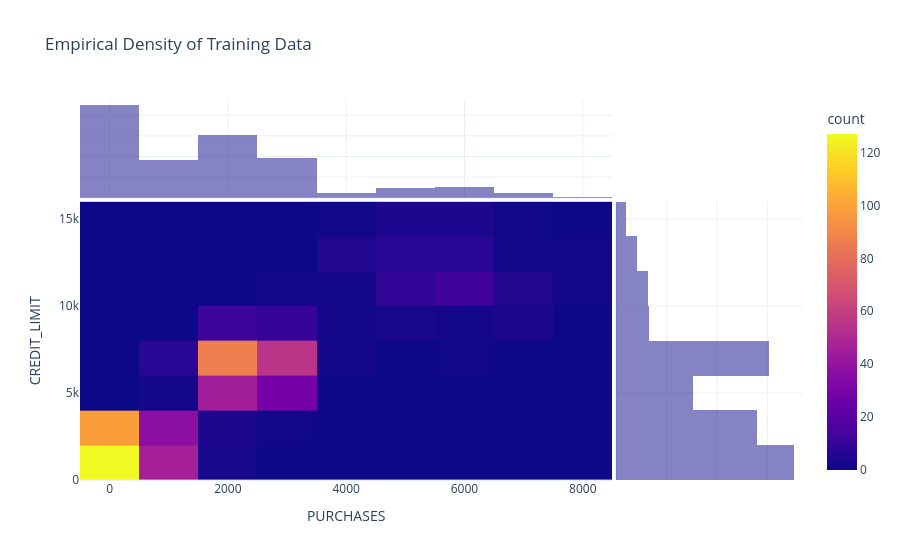
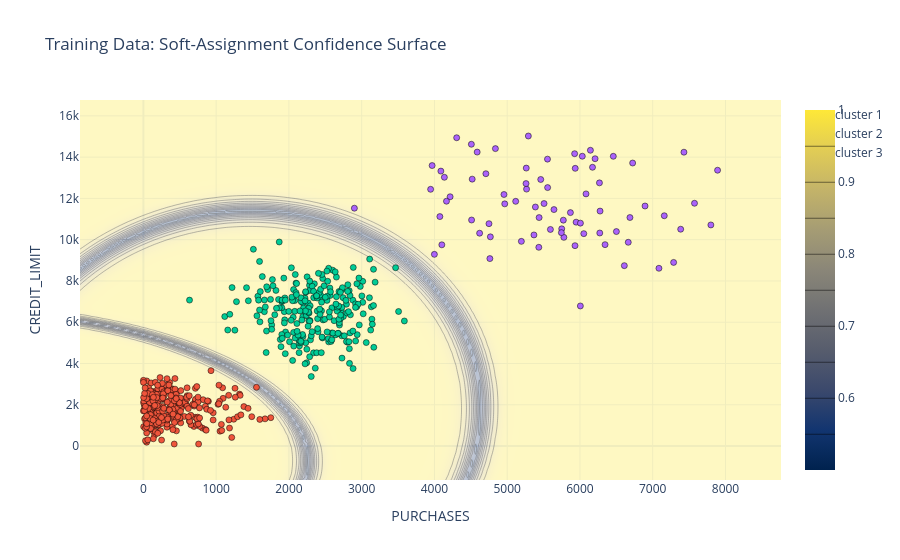
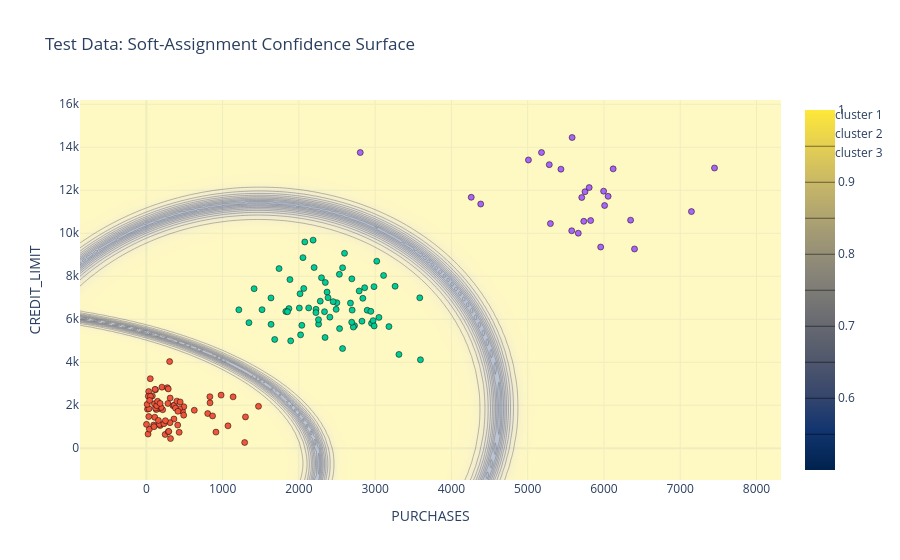

The cell these charts' notebook holds for them, in order:
### Code cell
import numpy as np
import plotly.express as px
import plotly.graph_objects as go
from sklearn.mixture import GaussianMixture
from sklearn.model_selection import train_test_split
from sklearn.preprocessing import StandardScaler


class GMMFinancialSegmenter:
    # Thin wrapper around scikit-learn's GaussianMixture that adds
    # scaling, train/test splitting, out-of-sample scoring, and Plotly
    # visualization of the responsibility surface.

    def __init__(self, n_components=3, random_state=0):
        self.n_components = n_components
        self.scaler = StandardScaler()
        self.gmm = GaussianMixture(
            n_components=n_components, covariance_type="full", random_state=random_state
        )

    def split_and_scale(self, df, feature_cols, test_size=0.2, random_state=0):
        X = df[feature_cols].to_numpy()
        X_train_raw, X_test_raw = train_test_split(X, test_size=test_size, random_state=random_state)
        X_train = self.scaler.fit_transform(X_train_raw)
        X_test = self.scaler.transform(X_test_raw)
        return X_train, X_test

    def fit(self, X_train):
        self.gmm.fit(X_train)
        print(f"Converged: {self.gmm.converged_}  |  EM iterations: {self.gmm.n_iter_}")

    def test_log_likelihood(self, X_test):
        score = self.gmm.score(X_test)   # mean per-sample log-likelihood
        print(f"Average out-of-sample log-likelihood: {score:.4f}")
        return score

    def density_heatmap(self, X_train, feature_cols):
        X_orig = self.scaler.inverse_transform(X_train)
        fig = px.density_heatmap(
            x=X_orig[:, 0], y=X_orig[:, 1],
            labels={"x": feature_cols[0], "y": feature_cols[1]},
            marginal_x="histogram", marginal_y="histogram",
            title="Empirical Density of Training Data",
        )
        fig.update_traces(colorscale="Blues", selector=dict(type="histogram2d"))
        fig.update_layout(template="plotly_white")
        fig.show()

    def _responsibility_surface(self, X):
        pad = 0.5
        x_min, x_max = X[:, 0].min() - pad, X[:, 0].max() + pad
        y_min, y_max = X[:, 1].min() - pad, X[:, 1].max() + pad
        gx, gy = np.meshgrid(np.linspace(x_min, x_max, 180), np.linspace(y_min, y_max, 180))
        grid_points = np.column_stack([gx.ravel(), gy.ravel()])
        resp = self.gmm.predict_proba(grid_points)
        max_resp = resp.max(axis=1).reshape(gx.shape)
        grid_orig = self.scaler.inverse_transform(grid_points)
        gx_orig = grid_orig[:, 0].reshape(gx.shape)
        gy_orig = grid_orig[:, 1].reshape(gy.shape)
        return gx_orig, gy_orig, max_resp

    def assignment_plot(self, X, feature_cols, title):
        gx, gy, max_resp = self._responsibility_surface(X)
        labels = self.gmm.predict(X)
        X_orig = self.scaler.inverse_transform(X)

        fig = go.Figure()
        fig.add_trace(go.Contour(
            x=gx[0, :], y=gy[:, 0], z=max_resp,
            colorscale="Cividis", contours_coloring="heatmap",
            opacity=0.55, hoverinfo="skip", name="max responsibility"
        ))
        for k in range(self.n_components):
            mask = labels == k
            fig.add_trace(go.Scatter(
                x=X_orig[mask, 0], y=X_orig[mask, 1], mode="markers",
                name=f"cluster {k+1}", marker=dict(size=6, line=dict(width=0.5, color="black"))
            ))
        fig.update_layout(title=title, xaxis_title=feature_cols[0], yaxis_title=feature_cols[1],
                           template="plotly_white")
        fig.show()


features = ["PURCHASES", "CREDIT_LIMIT"]
segmenter = GMMFinancialSegmenter(n_components=3, random_state=0)
X_train, X_test = segmenter.split_and_scale(df, features, test_size=0.2, random_state=0)

segmenter.fit(X_train)
segmenter.test_log_likelihood(X_test)

segmenter.density_heatmap(X_train, features)
segmenter.assignment_plot(X_train, features, "Training Data: Soft-Assignment Confidence Surface")
segmenter.assignment_plot(X_test, features, "Test Data: Soft-Assignment Confidence Surface")

### Figure 1 — Plotly figure (JSON) as saved in the notebook; plotly's stock layout.template omitted (floating-point values rounded to 4 significant figures; data arrays with more than 128 entries replaced by an {"elided": "..."} marker saying what was removed)
{"data": [{"coloraxis": "coloraxis", "colorscale": [[0, "rgb(247,251,255)"], [0.125, "rgb(222,235,247)"], [0.25, "rgb(198,219,239)"], [0.375, "rgb(158,202,225)"], [0.5, "rgb(107,174,214)"], [0.625, "rgb(66,146,198)"], [0.75, "rgb(33,113,181)"], [0.875, "rgb(8,81,156)"], [1, "rgb(8,48,107)"]], "hovertemplate": "PURCHASES=%{x}<br>CREDIT_LIMIT=%{y}<br>count=%{z}<extra></extra>", "name": "", "type": "histogram2d", "x": {"elided": "640 float values"}, "xaxis": "x", "xbingroup": "x", "y": {"elided": "640 float values"}, "yaxis": "y", "ybingroup": "y"}, {"bingroup": "x", "hovertemplate": "PURCHASES=%{x}<br>count=%{y}<extra></extra>", "legendgroup": "", "marker": {"color": "#0d0887"}, "name": "", "opacity": 0.5, "showlegend": false, "type": "histogram", "x": {"elided": "640 float values"}, "xaxis": "x3", "yaxis": "y3"}, {"bingroup": "y", "hovertemplate": "CREDIT_LIMIT=%{y}<br>count=%{x}<extra></extra>", "legendgroup": "", "marker": {"color": "#0d0887"}, "name": "", "opacity": 0.5, "showlegend": false, "type": "histogram", "xaxis": "x2", "y": {"elided": "640 float values"}, "yaxis": "y2"}], "layout": {"barmode": "overlay", "coloraxis": {"colorbar": {"title": {"text": "count"}}, "colorscale": [[0, "#0d0887"], [0.1111, "#46039f"], [0.2222, "#7201a8"], [0.3333, "#9c179e"], [0.4444, "#bd3786"], [0.5556, "#d8576b"], [0.6667, "#ed7953"], [0.7778, "#fb9f3a"], [0.8889, "#fdca26"], [1, "#f0f921"]]}, "legend": {"tracegroupgap": 0}, "title": {"text": "Empirical Density of Training Data"}, "xaxis": {"anchor": "y", "domain": [0, 0.7363], "title": {"text": "PURCHASES"}}, "xaxis2": {"anchor": "y2", "domain": [0.7413, 1], "matches": "x2", "showgrid": true, "showline": false, "showticklabels": false, "ticks": ""}, "xaxis3": {"anchor": "y3", "domain": [0, 0.7363], "matches": "x", "showgrid": true, "showticklabels": false}, "xaxis4": {"anchor": "y4", "domain": [0.7413, 1], "matches": "x2", "showgrid": true, "showline": false, "showticklabels": false, "ticks": ""}, "yaxis": {"anchor": "x", "domain": [0, 0.7326], "title": {"text": "CREDIT_LIMIT"}}, "yaxis2": {"anchor": "x2", "domain": [0, 0.7326], "matches": "y", "showgrid": true, "showticklabels": false}, "yaxis3": {"anchor": "x3", "domain": [0.7426, 1], "matches": "y3", "showgrid": true, "showline": false, "showticklabels": false, "ticks": ""}, "yaxis4": {"anchor": "x4", "domain": [0.7426, 1], "matches": "y3", "showgrid": true, "showline": false, "showticklabels": false, "ticks": ""}}}

### Figure 2 — Plotly figure (JSON) as saved in the notebook; plotly's stock layout.template omitted (floating-point values rounded to 4 significant figures; data arrays with more than 128 entries replaced by an {"elided": "..."} marker saying what was removed)
{"data": [{"colorscale": [[0, "#00224e"], [0.1111, "#123570"], [0.2222, "#3b496c"], [0.3333, "#575d6d"], [0.4444, "#707173"], [0.5556, "#8a8678"], [0.6667, "#a59c74"], [0.7778, "#c3b369"], [0.8889, "#e1cc55"], [1, "#fee838"]], "contours": {"coloring": "heatmap"}, "hoverinfo": "skip", "name": "max responsibility", "opacity": 0.55, "type": "contour", "x": {"elided": "180 float values"}, "y": {"elided": "180 float values"}, "z": {"elided": "180x180 float values"}}, {"marker": {"line": {"color": "black", "width": 0.5}, "size": 6}, "mode": "markers", "name": "cluster 1", "type": "scatter", "x": {"elided": "312 float values"}, "y": {"elided": "312 float values"}}, {"marker": {"line": {"color": "black", "width": 0.5}, "size": 6}, "mode": "markers", "name": "cluster 2", "type": "scatter", "x": {"elided": "253 float values"}, "y": {"elided": "253 float values"}}, {"marker": {"line": {"color": "black", "width": 0.5}, "size": 6}, "mode": "markers", "name": "cluster 3", "type": "scatter", "x": [5266.0, 5291.0, 5367.0, 5506.0, 4621.0, 5434.0, 5947.0, 6610.0, 5869.0, 4215.0, 6006.0, 5259.0, 5388.0, 5771.0, 6208.0, 4136.0, 5935.0, 4838.0, 5594.0, 4510.0, 5779.0, 4768.0, 7086.0, 6687.0, 5643.0, 3999.0, 4165.0, 6172.0, 4749.0, 6268.0, 5438.0, 6144.0, 2900.0, 6345.0, 4956.0, 7287.0, 6083.0, 5749.0, 6272.0, 7574.0, 7159.0, 4101.0, 6276.0, 6501.0, 4966.0, 5117.0, 6664.0, 5195.0, 5461.0, 4305.0, 3948.0, 4088.0, 6053.0, 5554.0, 6724.0, 6032.0, 7891.0, 4762.0, 5927.0, 4707.0, 4587.0, 5262.0, 5555.0, 6458.0, 5745.0, 4075.0, 7799.0, 4519.0, 7384.0, 6894.0, 3968.0, 5932.0, 4507.0, 6006.0, 7429.0], "y": [12450.0, 15020.0, 10230.0, 11750.0, 10310.0, 9630.0, 10850.0, 8741.0, 11310.0, 12080.0, 10800.0, 12720.0, 11580.0, 10950.0, 13920.0, 13020.0, 13460.0, 14410.0, 10500.0, 10950.0, 10110.0, 10140.0, 8614.0, 11070.0, 11460.0, 9289.0, 11860.0, 13510.0, 10770.0, 12750.0, 11070.0, 14330.0, 11530.0, 9760.0, 12190.0, 8898.0, 12220.0, 10530.0, 10320.0, 11760.0, 11160.0, 9750.0, 11390.0, 10390.0, 11740.0, 11860.0, 9873.0, 9918.0, 12920.0, 14940.0, 12440.0, 13320.0, 10290.0, 13900.0, 13710.0, 14040.0, 13370.0, 9083.0, 14170.0, 13200.0, 14240.0, 13470.0, 12520.0, 14040.0, 10340.0, 11120.0, 10710.0, 12930.0, 10510.0, 11630.0, 13590.0, 9710.0, 14620.0, 6787.0, 14240.0]}], "layout": {"title": {"text": "Training Data: Soft-Assignment Confidence Surface"}, "xaxis": {"title": {"text": "PURCHASES"}}, "yaxis": {"title": {"text": "CREDIT_LIMIT"}}}}

### Figure 3 — Plotly figure (JSON) as saved in the notebook; plotly's stock layout.template omitted (floating-point values rounded to 4 significant figures; data arrays with more than 128 entries replaced by an {"elided": "..."} marker saying what was removed)
{"data": [{"colorscale": [[0, "#00224e"], [0.1111, "#123570"], [0.2222, "#3b496c"], [0.3333, "#575d6d"], [0.4444, "#707173"], [0.5556, "#8a8678"], [0.6667, "#a59c74"], [0.7778, "#c3b369"], [0.8889, "#e1cc55"], [1, "#fee838"]], "contours": {"coloring": "heatmap"}, "hoverinfo": "skip", "name": "max responsibility", "opacity": 0.55, "type": "contour", "x": {"elided": "180 float values"}, "y": {"elided": "180 float values"}, "z": {"elided": "180x180 float values"}}, {"marker": {"line": {"color": "black", "width": 0.5}, "size": 6}, "mode": "markers", "name": "cluster 1", "type": "scatter", "x": [312.5, 282.8, 474.3, 172.1, 804.8, 180.6, 834.7, 204.4, 214.2, 275.4, 192.6, 287.8, 1471.0, 95.69, 246.9, 15.3, 171.4, 22.95, 130.2, 980.5, 491.8, 120.6, 433.8, 106.9, 350.3, 365.9, 1289.0, 39.77, 119.6, 78.35, 110.2, 136.4, 912.6, 362.3, 30.9, 114.7, 147.9, 288.2, 293.8, 2.111, 51.78, 101.3, 34.98, 310.4, 181.0, 317.1, 411.1, 1070.0, 31.99, 157.9, 382.0, 414.3, 489.8, 628.8, 26.04, 1300.0, 230.5, 868.2, 53.71, 249.9, 400.3, 430.4, 832.9, 305.5, 10.94, 443.8, 1138.0, 43.35], "y": [2336.0, 2083.0, 1723.0, 1846.0, 1615.0, 1058.0, 2114.0, 2843.0, 1794.0, 2821.0, 1899.0, 2761.0, 1951.0, 1080.0, 643.4, 1820.0, 1113.0, 661.6, 1802.0, 2472.0, 1933.0, 1869.0, 1840.0, 2071.0, 1983.0, 2001.0, 269.4, 891.6, 2720.0, 2434.0, 1442.0, 1984.0, 752.5, 1362.0, 2640.0, 2741.0, 2183.0, 774.9, 782.9, 1113.0, 3237.0, 1004.0, 1840.0, 1193.0, 2088.0, 452.5, 1079.0, 1045.0, 1475.0, 1298.0, 1870.0, 1721.0, 1541.0, 1770.0, 2423.0, 1459.0, 1144.0, 1505.0, 2417.0, 1283.0, 2193.0, 743.4, 2399.0, 4034.0, 2043.0, 2156.0, 2392.0, 2225.0]}, {"marker": {"line": {"color": "black", "width": 0.5}, "size": 6}, "mode": "markers", "name": "cluster 2", "type": "scatter", "x": [2336.0, 2839.0, 2343.0, 1893.0, 1345.0, 2369.0, 1869.0, 2022.0, 2573.0, 2258.0, 1413.0, 2896.0, 2280.0, 2187.0, 1829.0, 1851.0, 2200.0, 3585.0, 2225.0, 2827.0, 2223.0, 2296.0, 2078.0, 2015.0, 3111.0, 2406.0, 2952.0, 2498.0, 2676.0, 2064.0, 2730.0, 2699.0, 2382.0, 2006.0, 2449.0, 2973.0, 2863.0, 1883.0, 2531.0, 3262.0, 2714.0, 3050.0, 2488.0, 2347.0, 2694.0, 1634.0, 1740.0, 2039.0, 2987.0, 2598.0, 3181.0, 1213.0, 3021.0, 2693.0, 2129.0, 1517.0, 2985.0, 3594.0, 3312.0, 2534.0, 2944.0, 2257.0, 2573.0, 2054.0, 2791.0, 1683.0, 1635.0], "y": [6352.0, 6975.0, 5154.0, 4996.0, 5842.0, 7264.0, 6496.0, 5275.0, 8396.0, 5774.0, 7423.0, 6421.0, 6842.0, 9680.0, 6365.0, 6352.0, 8405.0, 6999.0, 6465.0, 5911.0, 6309.0, 7931.0, 9596.0, 7187.0, 8037.0, 6099.0, 5811.0, 6769.0, 6752.0, 7433.0, 5704.0, 6426.0, 7004.0, 6523.0, 6820.0, 5935.0, 7468.0, 7846.0, 8091.0, 7536.0, 5637.0, 6087.0, 6460.0, 7711.0, 7880.0, 6993.0, 8357.0, 5718.0, 5688.0, 9068.0, 5660.0, 6440.0, 8702.0, 5862.0, 6528.0, 6446.0, 7518.0, 4117.0, 4365.0, 5565.0, 6368.0, 5984.0, 4638.0, 8867.0, 7316.0, 5062.0, 5763.0]}, {"marker": {"line": {"color": "black", "width": 0.5}, "size": 6}, "mode": "markers", "name": "cluster 3", "type": "scatter", "x": [6401.0, 5751.0, 5577.0, 6009.0, 2805.0, 5298.0, 5826.0, 6121.0, 4260.0, 5436.0, 5663.0, 5010.0, 7147.0, 5283.0, 5806.0, 5736.0, 5709.0, 6349.0, 5181.0, 5995.0, 5957.0, 5582.0, 4384.0, 6054.0, 7449.0], "y": [9270.0, 11930.0, 10120.0, 11290.0, 13750.0, 10450.0, 10590.0, 13000.0, 11670.0, 12980.0, 10000.0, 13410.0, 11010.0, 13190.0, 12130.0, 10560.0, 11660.0, 10610.0, 13760.0, 11960.0, 9359.0, 14450.0, 11360.0, 11720.0, 13040.0]}], "layout": {"title": {"text": "Test Data: Soft-Assignment Confidence Surface"}, "xaxis": {"title": {"text": "PURCHASES"}}, "yaxis": {"title": {"text": "CREDIT_LIMIT"}}}}
